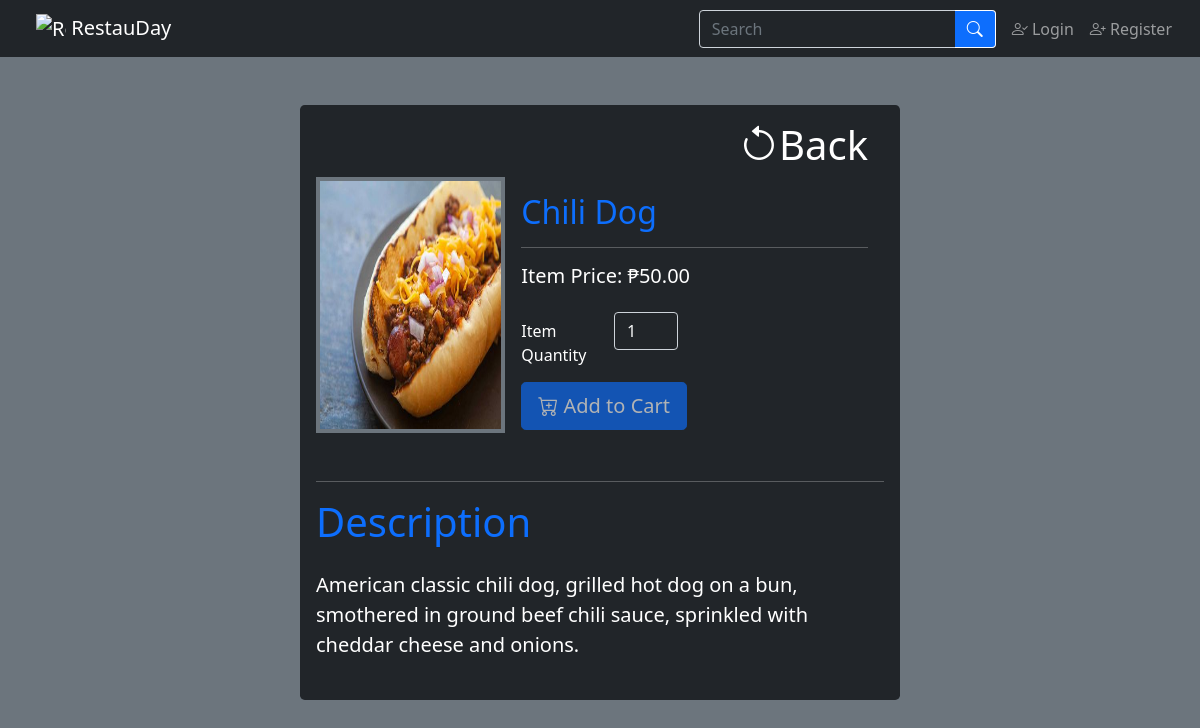
The page /php/item.php?id=60 on the database its author committed.
### tables this page shows
CREATE TABLE `tbl_items` (
  `id` int(25) NOT NULL COMMENT 'int(25)',
  `name` varchar(255) NOT NULL COMMENT 'varchar(255)',
  `description` text NOT NULL COMMENT 'text',
  `price` decimal(11,2) NOT NULL COMMENT 'decimal(11,2)',
  `picture` varchar(255) NOT NULL DEFAULT 'default.png' COMMENT 'varchar(255)',
  `category` varchar(255) NOT NULL COMMENT 'varchar(255)'
);

### php/item.php (the view, shortened to what this page needs)
<?php
    include_once("../inc/database.php");
    $itemId = $_GET["id"];
    $querySelectItemInfo = "SELECT * FROM tbl_items WHERE id = $itemId";
    $executeQuerySelectItemInfo = mysqli_query($con, $querySelectItemInfo);
    $itemInfo = mysqli_fetch_assoc($executeQuerySelectItemInfo);
    @$itemPicture = $itemInfo["picture"];
    @$itemName = $itemInfo["name"];
    @$itemPrice = $itemInfo["price"];
    @$itemDescription = $itemInfo["description"];
    @$itemCategory = $itemInfo["category"];
    $itemPrice = number_format($itemPrice, 2, '.', ',');
?>
<!doctype html>
<html lang="en">
    <head>
        <link href="../bootstrap/css/bootstrap.min.css" rel="stylesheet">
        <link rel="stylesheet" href="../bootstrap-icons/bootstrap-icons.css">
        <link href="../bootstrap/local_css/stylesheet.css" rel="stylesheet">
    </head>
    <body class="d-grid gap-5 bg-secondary">
        <?php include_once("../inc/navBar.php"); ?>
        <div class="container p-3 mb-2 bg-dark text-white rounded-3 w-50 opacity-1">
            <h1 class="text-end pe-3"><a href="itemList.php?category=<?php echo "$itemCategory"?>" class="text-reset text-decoration-none" onclick="window.history.go(-1); return false;"><i class="bi bi-arrow-counterclockwise"></i>Back</a></h1>
            <div class="card mb-3 text-dark bg-transparent mx-auto" style="max-width: 50rem; border: 0;">
                <div class="row g-0">
                    <div class="col-md-4 p-0 bg-transparent mb-3" style="max-height: 16rem; min-height: 16rem;">
                        <img class='border border-4 border-secondary' src="../img/items/<?php echo "$itemPicture"?>" alt="Image Unavailable" style="width: 100%; height: 100%">
                    </div>
                    <div class="col-md-8">
                        <div class="card-body text-break text-white">
                            <h2 class="card-title text-primary"><?php echo "$itemName"?></h2>
                            <hr>
                            <p class="h5">Item Price: ₱<?php echo "$itemPrice"?></p>
                            <?php
                                if((@$_SESSION["userType"] == "admin") || (@$_SESSION["userType"] == "client")) {
                                    echo"
                                        <form action='itemHandler.php' method='post'>
                                            <div class='row mt-4'>
                                                <label for='itemQuantity' class='col-sm-3 col-form-label h5'>Item Quantity</label>
                                                <div class='quantity '>
                                                    <div class='btn dec'>-</div>
                                                    <input class='quantity-input bg-dark h5' type='number' id='0' name='itemQuantity' value='1' step='1' min='1' max='99' pattern='/^-?\d+\.?\d*$/' onKeyPress='if(this.value.length==2) return false;' onkeypress='return event.charCode >= 48 && event.charCode <= 57' title='Item Quantity' required>
                                                    <div class='btn inc'>+</div>
                                                </div>
                                            </div>
                                            <div>
                                                <input type='hidden' name='itemId' value='$itemId'>
                                                <button type='submit' class='btn btn-primary mt-2'><i class='bi bi-cart-plus'></i> Add to Cart</button>
                                            </div>
                                        </form>
                                    ";
                                } else {
                                    echo"
                                        <div class='row mt-4'>
                                            <label for='itemQuantity' class='col-sm-3 col-form-label h5'>Item Quantity</label>
                                            <div class='col-sm-1'>
                                                <input type='number' class='form-control text-light bg-dark' style='width: 4rem;' name='itemQuantity' value='1' disabled>
                                            </div>
                                        </div>
                                        <div>
                                            <button type='submit' class='btn btn-primary btn-lg mt-2 disabled'><i class='bi bi-cart-plus'></i> Add to Cart</button>
                                        </div>
                                    ";
                                }
                            ?>
                        </div>
                    </div>
                </div>
                <div class="text-white text-break mt-3">
                    <hr>
                    <h1 class="text-primary">Description</h1>
                    <p class="h5 mt-4 lh-base"><?php echo nl2br($itemDescription)?></p>
                </div>
            </div>
        </div>
    </body>
</html>

### rows shown on the page
tbl_items: picture (picture), name "Chili Dog", price "50.00", description "American classic chili dog, grilled hot dog on a bun, smothered in ground beef chili sauce, sprinkled with cheddar cheese and onions."
